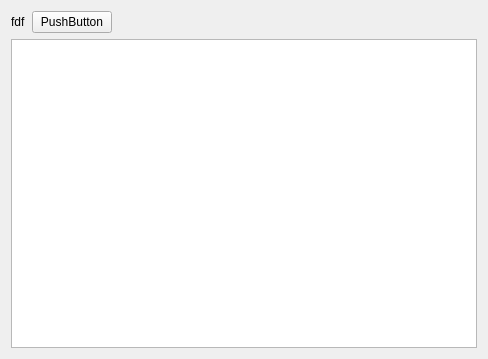
<?xml version="1.0" encoding="UTF-8"?>
<ui version="4.0">
 <class>Form</class>
 <widget class="QWidget" name="Form">
  <property name="geometry">
   <rect>
    <x>0</x>
    <y>0</y>
    <width>488</width>
    <height>359</height>
   </rect>
  </property>
  <property name="windowTitle">
   <string>Form</string>
  </property>
  <layout class="QVBoxLayout" name="verticalLayout">
   <item>
    <layout class="QHBoxLayout" name="horizontalLayout">
     <item>
      <widget class="QLabel" name="label">
       <property name="sizePolicy">
        <sizepolicy hsizetype="Maximum" vsizetype="Preferred">
         <horstretch>0</horstretch>
         <verstretch>0</verstretch>
        </sizepolicy>
       </property>
       <property name="text">
        <string>fdf</string>
       </property>
      </widget>
     </item>
     <item alignment="Qt::AlignLeft">
      <widget class="QPushButton" name="pushButton">
       <property name="sizePolicy">
        <sizepolicy hsizetype="Fixed" vsizetype="Fixed">
         <horstretch>0</horstretch>
         <verstretch>0</verstretch>
        </sizepolicy>
       </property>
       <property name="text">
        <string>PushButton</string>
       </property>
      </widget>
     </item>
    </layout>
   </item>
   <item>
    <widget class="QTextEdit" name="textEdit"/>
   </item>
  </layout>
 </widget>
 <resources/>
 <connections/>
</ui>
